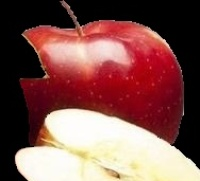
#> input picture backend/Segments/Apple_1.jpg, 200 x 181 px, found by its file name; its folder holds only this picture in this run
$ python edge_detect.py
#> lines starting #> are read from the running program, lines starting #| are printed output that depends on the picture; after the words box and inside, x2 and y2 are one past the last pixel; in counts of white or black regions, pixels touching at a corner belong together
import cv2
import shutil
import os

try:
  os.mkdir('Edge_Detect')
except:
  shutil.rmtree('Edge_Detect')
  os.mkdir('Edge_Detect')

for img_name in os.listdir('Segments'):
  img = cv2.imread("Segments/" + img_name)
#> img is the input picture: shape (181, 200, 3); mean B, G, R 80.3, 84.8, 128.8
  edges = cv2.Canny(img,100,255)
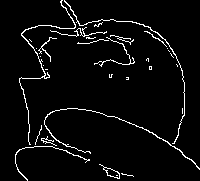
#> edges: shape (181, 200); 4.2% white in thin lines or dots

  contours, hierarchy = cv2.findContours(edges, cv2.RETR_EXTERNAL, cv2.CHAIN_APPROX_NONE)
#> contours = 30 contours, 25 with area under 20; largest, box (x1, y1, x2, y2) and area: (99, 164, 120, 179) 92, (44, 108, 200, 170) 62, (19, 0, 76, 145) 58, (64, 0, 185, 144) 48, (15, 146, 90, 181) 23

  print("Number of Contours found = " + str(len(contours)))
#| Number of Contours found = 30

  cv2.drawContours(img, contours, -1, (0, 255, 0), 2)
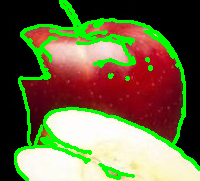
#> img: shape (181, 200, 3); 13.3% of pixels changed, all inside (x1, y1, x2, y2) = (14, 0, 200, 181)

  cv2.imwrite("Edge_Detect/" + img_name, img)

$ run again, on backend/Segments/Apple_2.jpg
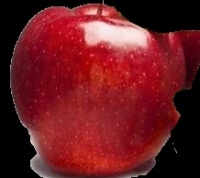
#> input picture backend/Segments/Apple_2.jpg, 200 x 178 px, found by its file name
#> img is the input picture: shape (178, 200, 3); mean B, G, R 33.6, 27.4, 107.8
#> `edges = cv2.Canny(img,100,255)`:
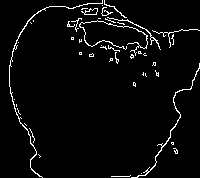
#> edges: shape (178, 200); 3.8% white in thin lines or dots
#> contours = 46 contours, 41 with area under 20; largest, box (x1, y1, x2, y2) and area: (9, 0, 103, 178) 67, (81, 8, 98, 15) 56, (131, 63, 200, 178) 56, (107, 17, 161, 50) 31, (79, 20, 148, 56) 28
#| Number of Contours found = 46
#> `cv2.drawContours(img, contours, -1, (0, 255, 0), 2)`:
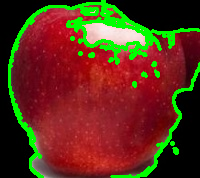
#> img: shape (178, 200, 3); 11.58% of pixels changed, all inside (x1, y1, x2, y2) = (8, 0, 200, 178)

$ run again, on backend/Segments/Banana_0.jpg
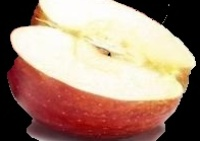
#> input picture backend/Segments/Banana_0.jpg, 200 x 141 px, found by its file name
#> img is the input picture: shape (141, 200, 3); mean B, G, R 117.8, 133.3, 164
#> `edges = cv2.Canny(img,100,255)`:
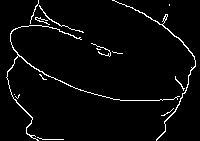
#> edges: shape (141, 200); 3.5% white in thin lines or dots
#> contours = 15 contours, 13 with area under 20; largest, box (x1, y1, x2, y2) and area: (112, 0, 196, 141) 100, (6, 25, 180, 141) 88
#| Number of Contours found = 15
#> `cv2.drawContours(img, contours, -1, (0, 255, 0), 2)`:
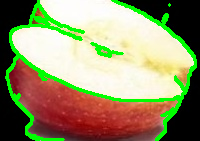
#> img: shape (141, 200, 3); 11.02% of pixels changed, all inside (x1, y1, x2, y2) = (5, 0, 197, 141)
